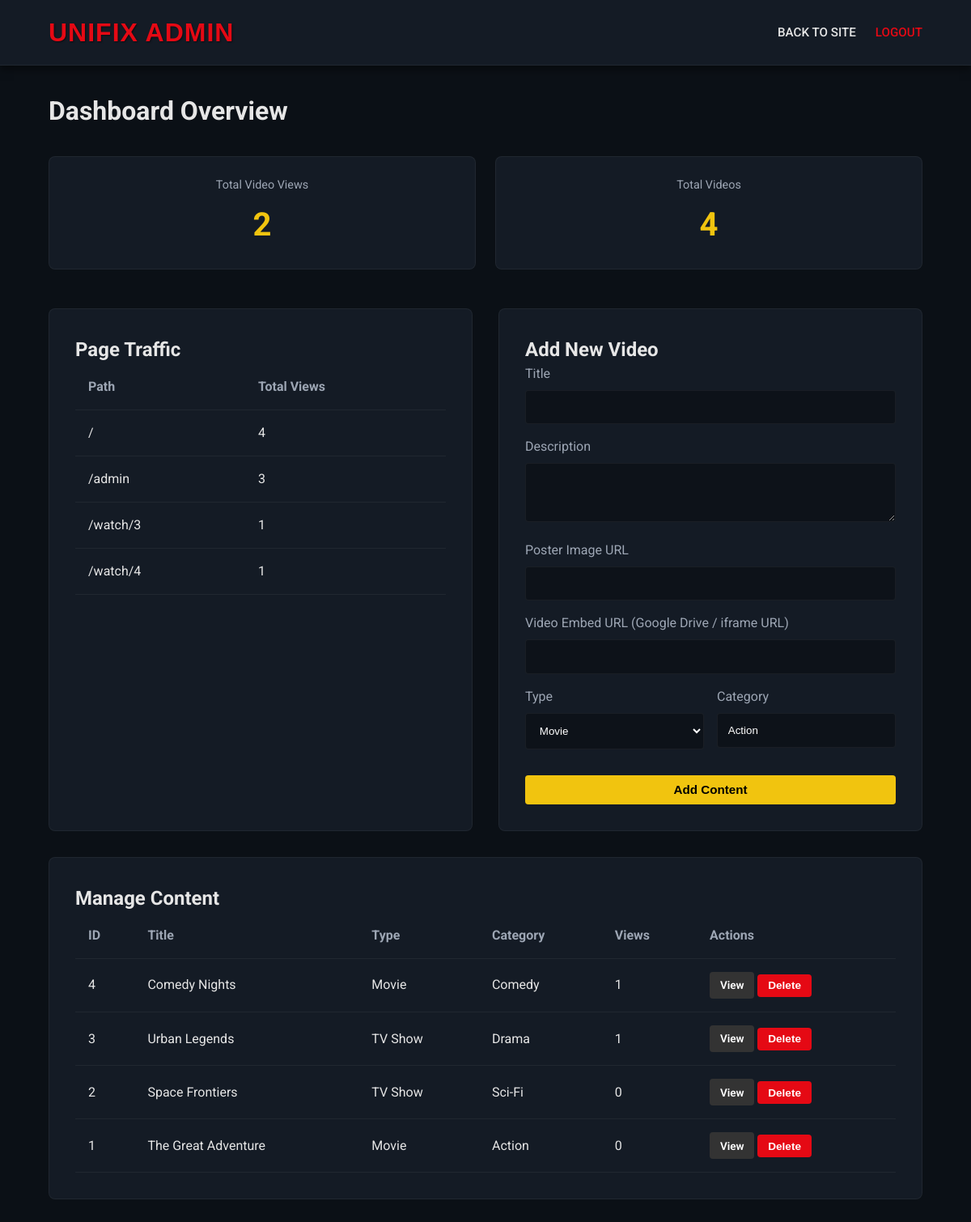
/admin (signed in), run on the app's committed database.
### tables this page shows
CREATE TABLE traffic (
                id INTEGER PRIMARY KEY AUTOINCREMENT,
                path TEXT NOT NULL,
                views INTEGER DEFAULT 0
            );

CREATE TABLE videos (
                id INTEGER PRIMARY KEY AUTOINCREMENT,
                title TEXT NOT NULL,
                description TEXT,
                poster_url TEXT,
                video_url TEXT,
                type TEXT DEFAULT 'Movie', -- 'Movie' or 'TV Show'
                category TEXT DEFAULT 'Action',
                views INTEGER DEFAULT 0
            );

### app.py (the view)
@app.route('/admin')
@login_required
def admin():
    record_traffic('/admin')
    total_views_row = execute_query("SELECT SUM(views) as total FROM videos", fetchone=True)
    total_views = total_views_row['total'] if total_views_row and total_views_row['total'] else 0
    traffic_data = execute_query("SELECT * FROM traffic ORDER BY views DESC", fetchall=True)
    all_videos = execute_query("SELECT * FROM videos ORDER BY id DESC", fetchall=True)
    return render_template('admin.html', traffic_data=traffic_data, all_videos=all_videos, total_views=total_views)

### app.py (called while the page is built)
def get_db():
    if 'db' not in g:
        if DATABASE_URL:
            import psycopg2
            import psycopg2.extras
            g.db = psycopg2.connect(DATABASE_URL, sslmode='require')
            g.cursor = g.db.cursor(cursor_factory=psycopg2.extras.DictCursor)
        else:
            g.db = sqlite3.connect(DATABASE)
            g.db.row_factory = sqlite3.Row
            g.cursor = g.db.cursor()
    return g.db, g.cursor

@app.teardown_appcontext
def close_connection(exception):
    db = g.pop('db', None)
    cursor = g.pop('cursor', None)
    if cursor is not None:
        cursor.close()
    if db is not None:
        db.close()

def execute_query(query, params=(), commit=False, fetchone=False, fetchall=False, executemany=False):
    db, cursor = get_db()
    if DATABASE_URL:
        query = query.replace('?', '%s')
        query = query.replace('INTEGER PRIMARY KEY AUTOINCREMENT', 'SERIAL PRIMARY KEY')
    if executemany:
        cursor.executemany(query, params)
    else:
        cursor.execute(query, params)
    result = None
    if fetchone:
        result = cursor.fetchone()
    elif fetchall:
        result = cursor.fetchall()
    if commit:
        db.commit()
    return result

def record_traffic(path):
    row = execute_query('SELECT id FROM traffic WHERE path = ?', (path,), fetchone=True)
    if row:
        execute_query('UPDATE traffic SET views = views + 1 WHERE id = ?', (row['id'],), commit=True)
    else:
        execute_query('INSERT INTO traffic (path, views) VALUES (?, 1)', (path,), commit=True)

def login_required(f):
    @wraps(f)
    def decorated_function(*args, **kwargs):
        if 'logged_in' not in session:
            return redirect(url_for('login'))
        return f(*args, **kwargs)
    return decorated_function

### templates/admin.html (shortened to what this page needs)
<!DOCTYPE html>
<html lang="en">
<head>
    <link rel="stylesheet" href="{{ url_for('static', filename='css/styles.css') }}">
</head>
<body>
    <header id="navbar">
        <a href="/" class="logo">UNIFIX Admin</a>
        <nav>
            <ul>
                <li><a href="/">Back to Site</a></li>
                <li><a href="/logout" style="color: #e50914;">Logout</a></li>
            </ul>
        </nav>
    </header>
    <div class="admin-container">
        <div class="admin-header">
            <h1>Dashboard Overview</h1>
        </div>
        <div class="stats-grid">
            <div class="stat-card">
                <div class="stat-title">Total Video Views</div>
                <div class="stat-value">{{ total_views }}</div>
            </div>
            <div class="stat-card">
                <div class="stat-title">Total Videos</div>
                <div class="stat-value">{{ all_videos|length }}</div>
            </div>
        </div>
        <div style="display: grid; grid-template-columns: 1fr 1fr; gap: 2rem;">
            <div class="admin-section">
                <h2>Page Traffic</h2>
                <table>
                    <thead>
                        <tr>
                            <th>Path</th>
                            <th>Total Views</th>
                        </tr>
                    </thead>
                    <tbody>
                        {% for row in traffic_data %}
                        <tr>
                            <td>{{ row.path }}</td>
                            <td>{{ row.views }}</td>
                        </tr>
                        {% endfor %}
                    </tbody>
                </table>
            </div>
            <div class="admin-section">
                <h2>Add New Video</h2>
                <form id="addVideoForm">
                    <div class="form-group">
                        <label>Title</label>
                        <input type="text" class="form-control" name="title" required>
                    </div>
                    <div class="form-group">
                        <label>Description</label>
                        <textarea class="form-control" name="description" rows="3" required></textarea>
                    </div>
                    <div class="form-group">
                        <label>Poster Image URL</label>
                        <input type="url" class="form-control" name="poster_url" required>
                    </div>
                    <div class="form-group">
                        <label>Video Embed URL (Google Drive / iframe URL)</label>
                        <input type="url" class="form-control" name="video_url">
                    </div>
                    <div class="form-group" style="display: flex; gap: 1rem;">
                        <div style="flex: 1">
                            <label>Type</label>
                            <select class="form-control" name="type">
                                <option value="Movie">Movie</option>
                            </select>
                        </div>
                        <div style="flex: 1">
                            <label>Category</label>
                            <input type="text" class="form-control" name="category" value="Action">
                        </div>
                    </div>
                    <button type="submit" class="btn btn-primary" style="width: 100%; justify-content: center; margin-top: 1rem;">Add Content</button>
                </form>
            </div>
        </div>
        <div class="admin-section">
            <h2>Manage Content</h2>
            <table>
                <thead>
                    <tr>
                        <th>ID</th>
                        <th>Title</th>
                        <th>Type</th>
                        <th>Category</th>
                        <th>Views</th>
                        <th>Actions</th>
                    </tr>
                </thead>
                <tbody>
                    {% for v in all_videos %}
                    <tr id="video-row-{{ v.id }}">
                        <td>{{ v.id }}</td>
                        <td>{{ v.title }}</td>
                        <td><span class="badge">{{ v.type }}</span></td>
                        <td>{{ v.category }}</td>
                        <td>{{ v.views }}</td>
                        <td class="actions">
                            <a href="/watch/{{ v.id }}" class="btn btn-small btn-secondary">View</a>
                            <button class="btn btn-small btn-danger" onclick="deleteVideo({{ v.id }})">Delete</button>
                        </td>
                    </tr>
                    {% endfor %}
                </tbody>
            </table>
        </div>
    </div>
</body>
</html>

### static/css/styles.css (style rules this page uses)
:root { --bg-color: #0b1016; --bg-surface: #141b25; --bg-hover: #1c2636; --text-primary: #e6e6e6; --text-secondary: #9da6b4; --accent-color: #f1c40f; --accent-hover: #f39c12; --badge-bg: #e50914; --badge-quality: #2ecc71; --shadow: 0 4px 10px rgba(0, 0, 0, 0.5); --border-color: rgba(255, 255, 255, 0.05); }
* { margin: 0; padding: 0; box-sizing: border-box; }
body { font-family: 'Roboto', 'Open Sans', 'Inter', sans-serif; background-color: var(--bg-color); color: var(--text-primary); line-height: 1.5; }
a { text-decoration: none; color: inherit; }
header { background-color: var(--bg-surface); border-bottom: 1px solid var(--border-color); display: flex; justify-content: space-between; align-items: center; padding: 1rem 5%; position: sticky; top: 0; z-index: 1000; box-shadow: var(--shadow); }
.logo { font-family: 'Arial Black', Impact, sans-serif; font-size: 2rem; font-weight: 900; color: #E50914; text-transform: uppercase; letter-spacing: 1px; text-shadow: 1px 1px 2px rgba(0,0,0,0.5); }
nav ul { list-style: none; display: flex; gap: 1.5rem; }
nav a { font-size: 0.95rem; font-weight: 500; color: var(--text-primary); text-transform: uppercase; transition: color 0.2s; }
.btn { display: inline-flex; align-items: center; gap: 0.5rem; padding: 0.6rem 1.2rem; border-radius: 4px; font-size: 0.95rem; font-weight: 600; cursor: pointer; border: none; transition: background 0.2s; }
.btn-primary { background-color: var(--accent-color); color: #000; }
.admin-container { padding: 2rem 5%; max-width: 1200px; margin: 0 auto; }
.admin-header h1 { margin-bottom: 2rem; }
.stats-grid { display: grid; grid-template-columns: repeat(auto-fit, minmax(250px, 1fr)); gap: 1.5rem; margin-bottom: 3rem; }
.stat-card { background: var(--bg-surface); padding: 1.5rem; border-radius: 8px; text-align: center; border: 1px solid var(--border-color); }
.stat-title { color: var(--text-secondary); font-size: 0.9rem; margin-bottom: 0.5rem; }
.stat-value { font-size: 2.5rem; font-weight: 700; color: var(--accent-color); }
.admin-section { background: var(--bg-surface); border-radius: 8px; padding: 2rem; margin-bottom: 2rem; border: 1px solid var(--border-color); }
table { width: 100%; border-collapse: collapse; }
th, td { padding: 1rem; text-align: left; border-bottom: 1px solid var(--border-color); }
th { color: var(--text-secondary); }
.form-group { margin-bottom: 1rem; }
.form-group label { display: block; margin-bottom: 0.5rem; color: var(--text-secondary); }
.form-control { width: 100%; padding: 0.8rem; background: rgba(0,0,0,0.3); border: 1px solid var(--border-color); border-radius: 4px; color: white; }
.btn-small { padding: 0.4rem 0.8rem; font-size: 0.85rem; }
.btn-secondary { background: #333; color: white; }
.btn-danger { background: #e50914; color: white; }

### data on the page
traffic: path "/", views "4"
traffic: path "/admin", views "3"
traffic: path "/watch/3", views "1"
traffic: path "/watch/4", views "1"
videos: id "4", title "Comedy Nights", type "Movie", category "Comedy", views "1"
videos: id "3", title "Urban Legends", type "TV Show", category "Drama", views "1"
videos: id "2", title "Space Frontiers", type "TV Show", category "Sci-Fi", views "0"
videos: id "1", title "The Great Adventure", type "Movie", category "Action", views "0"

### other printed values
{{ total_views }} "2"
{{ all_videos|length }} "4"
